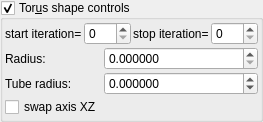
    <widget class="MyGroupBox" name="groupCheck_transf_function_enabledI_false">
     <property name="title">
      <string>Tor&amp;us shape controls</string>
     </property>
     <property name="checkable">
      <bool>true</bool>
     </property>
     <layout class="QVBoxLayout" name="verticalLayout_20" stretch="0,0">
      <property name="spacing">
       <number>2</number>
      </property>
      <property name="leftMargin">
       <number>2</number>
      </property>
      <property name="topMargin">
       <number>2</number>
      </property>
      <property name="rightMargin">
       <number>2</number>
      </property>
      <property name="bottomMargin">
       <number>2</number>
      </property>
      <item>
       <layout class="QHBoxLayout" name="horizontalLayout_7" stretch="0,1,0,1">
        <property name="topMargin">
         <number>0</number>
        </property>
        <item>
         <widget class="QLabel" name="label_80">
          <property name="text">
           <string>start iteration=</string>
          </property>
          <property name="wordWrap">
           <bool>true</bool>
          </property>
         </widget>
        </item>
        <item>
         <widget class="MySpinBox" name="spinboxInt_transf_start_iterations_I">
          <property name="sizePolicy">
           <sizepolicy hsizetype="Minimum" vsizetype="Maximum">
            <horstretch>0</horstretch>
            <verstretch>0</verstretch>
           </sizepolicy>
          </property>
          <property name="minimum">
           <number>0</number>
          </property>
          <property name="maximum">
           <number>999</number>
          </property>
          <property name="value">
           <number>0</number>
          </property>
         </widget>
        </item>
        <item>
         <widget class="QLabel" name="label_65">
          <property name="text">
           <string>stop iteration=</string>
          </property>
          <property name="wordWrap">
           <bool>true</bool>
          </property>
         </widget>
        </item>
        <item>
         <widget class="MySpinBox" name="spinboxInt_transf_stop_iterations_I">
          <property name="sizePolicy">
           <sizepolicy hsizetype="Preferred" vsizetype="Maximum">
            <horstretch>0</horstretch>
            <verstretch>0</verstretch>
           </sizepolicy>
          </property>
          <property name="maximum">
           <number>999</number>
          </property>
         </widget>
        </item>
       </layout>
      </item>
      <item>
       <layout class="QGridLayout" name="gridLayout_35" columnstretch="0,1">
        <property name="spacing">
         <number>2</number>
        </property>
        <item row="1" column="1">
         <widget class="MyDoubleSpinBox" name="spinbox_transf_offsetT_1">
          <property name="sizePolicy">
           <sizepolicy hsizetype="Minimum" vsizetype="Maximum">
            <horstretch>0</horstretch>
            <verstretch>0</verstretch>
           </sizepolicy>
          </property>
          <property name="prefix">
           <string/>
          </property>
          <property name="suffix">
           <string/>
          </property>
          <property name="decimals">
           <number>6</number>
          </property>
          <property name="minimum">
           <double>0.000000000000000</double>
          </property>
          <property name="maximum">
           <double>99.998999999999995</double>
          </property>
          <property name="singleStep">
           <double>0.100000000000000</double>
          </property>
         </widget>
        </item>
        <item row="1" column="0">
         <widget class="QLabel" name="label_18">
          <property name="text">
           <string>Radius:</string>
          </property>
         </widget>
        </item>
        <item row="2" column="0" rowspan="2">
         <widget class="QLabel" name="label_17">
          <property name="text">
           <string>Tube radius:</string>
          </property>
         </widget>
        </item>
        <item row="4" column="0">
         <widget class="MyCheckBox" name="checkBox_transf_function_enabledJ_false">
          <property name="text">
           <string>swap axis XZ</string>
          </property>
         </widget>
        </item>
        <item row="2" column="1" rowspan="2">
         <widget class="MyDoubleSpinBox" name="spinbox_transf_offset_05">
          <property name="sizePolicy">
           <sizepolicy hsizetype="Minimum" vsizetype="Maximum">
            <horstretch>0</horstretch>
            <verstretch>0</verstretch>
           </sizepolicy>
          </property>
          <property name="prefix">
           <string/>
          </property>
          <property name="suffix">
           <string/>
          </property>
          <property name="decimals">
           <number>6</number>
          </property>
          <property name="minimum">
           <double>-100000.000000000000000</double>
          </property>
          <property name="maximum">
           <double>100000.000000000000000</double>
          </property>
          <property name="singleStep">
           <double>0.100000000000000</double>
          </property>
         </widget>
        </item>
       </layout>
      </item>
     </layout>
    </widget>
